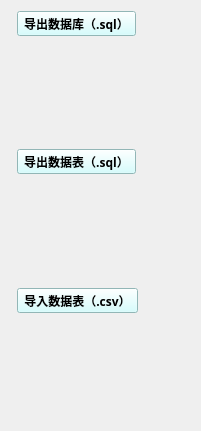
     <widget class="QWidget" name="formLayoutWidget">
      <property name="geometry">
       <rect>
        <x>330</x>
        <y>86</y>
        <width>201</width>
        <height>431</height>
       </rect>
      </property>
      <layout class="QFormLayout" name="formLayout">
       <item row="0" column="1">
        <widget class="QToolButton" name="tosql1">
         <property name="font">
          <font>
           <family>幼圆</family>
           <weight>75</weight>
           <bold>true</bold>
          </font>
         </property>
         <property name="styleSheet">
          <string notr="true">background-color:#CCFFFF</string>
         </property>
         <property name="text">
          <string>导出数据库（.sql）</string>
         </property>
         <property name="icon">
          <iconset>
           <normaloff>../../../../../pictures/export.png</normaloff>../../../../../pictures/export.png</iconset>
         </property>
         <property name="iconSize">
          <size>
           <width>80</width>
           <height>80</height>
          </size>
         </property>
         <property name="toolButtonStyle">
          <enum>Qt::ToolButtonTextUnderIcon</enum>
         </property>
        </widget>
       </item>
       <item row="2" column="1">
        <widget class="QToolButton" name="tosql2">
         <property name="font">
          <font>
           <family>幼圆</family>
           <weight>75</weight>
           <bold>true</bold>
          </font>
         </property>
         <property name="styleSheet">
          <string notr="true">background-color:#CCFFFF</string>
         </property>
         <property name="text">
          <string>导出数据表（.sql）</string>
         </property>
         <property name="icon">
          <iconset>
           <normaloff>../../../../../pictures/export.png</normaloff>../../../../../pictures/export.png</iconset>
         </property>
         <property name="iconSize">
          <size>
           <width>70</width>
           <height>80</height>
          </size>
         </property>
         <property name="toolButtonStyle">
          <enum>Qt::ToolButtonTextUnderIcon</enum>
         </property>
        </widget>
       </item>
       <item row="5" column="1">
        <widget class="QToolButton" name="toexcel">
         <property name="font">
          <font>
           <family>幼圆</family>
           <weight>75</weight>
           <bold>true</bold>
          </font>
         </property>
         <property name="styleSheet">
          <string notr="true">background-color:#CCFFFF</string>
         </property>
         <property name="text">
          <string>导入数据表（.csv）</string>
         </property>
         <property name="icon">
          <iconset>
           <normaloff>../../../../../pictures/export.png</normaloff>../../../../../pictures/export.png</iconset>
         </property>
         <property name="iconSize">
          <size>
           <width>80</width>
           <height>80</height>
          </size>
         </property>
         <property name="popupMode">
          <enum>QToolButton::InstantPopup</enum>
         </property>
         <property name="toolButtonStyle">
          <enum>Qt::ToolButtonTextUnderIcon</enum>
         </property>
        </widget>
       </item>
       <item row="1" column="1">
        <spacer name="verticalSpacer">
         <property name="orientation">
          <enum>Qt::Vertical</enum>
         </property>
         <property name="sizeHint" stdset="0">
          <size>
           <width>20</width>
           <height>40</height>
          </size>
         </property>
        </spacer>
       </item>
       <item row="6" column="1">
        <spacer name="verticalSpacer_3">
         <property name="orientation">
          <enum>Qt::Vertical</enum>
         </property>
         <property name="sizeHint" stdset="0">
          <size>
           <width>20</width>
           <height>40</height>
          </size>
         </property>
        </spacer>
       </item>
       <item row="4" column="1">
        <spacer name="verticalSpacer_2">
         <property name="orientation">
          <enum>Qt::Vertical</enum>
         </property>
         <property name="sizeHint" stdset="0">
          <size>
           <width>20</width>
           <height>40</height>
          </size>
         </property>
        </spacer>
       </item>
      </layout>
     </widget>
